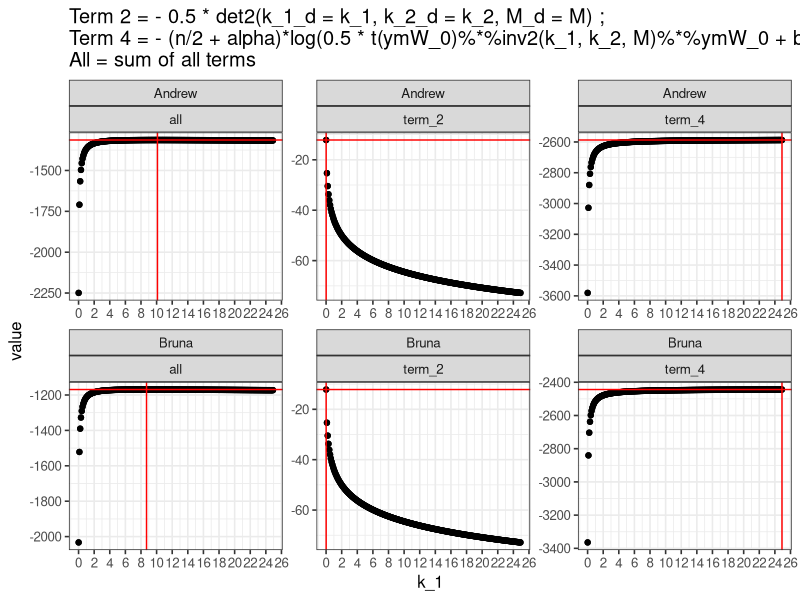
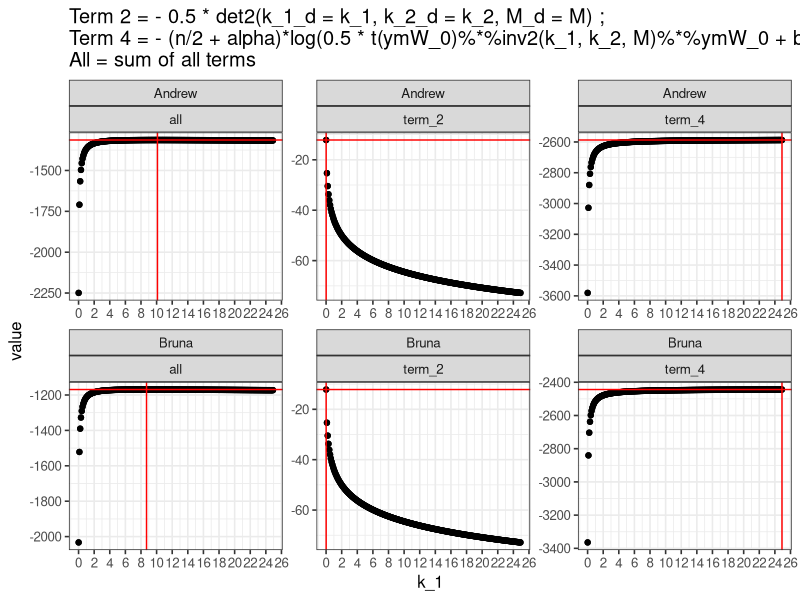

Source code (R) for these figures, in order:
library(tidyverse)
library(MASS)

det2 <- function(k_1_d, k_2_d, M_d) {
  n <- nrow(M_d)
  n_j <- colSums(M_d)
  tMM <- crossprod(x = M_d)
  Psi_tilde_inv <- diag(n) - M_d%*%diag(k_1_d/(1 + k_1_d*n_j))%*%t(M_d)
  return(log(k_2_d) + log(1/k_2_d + sum(Psi_tilde_inv)) + sum(log(1 + k_1_d*n_j)))
}

inv2 <- function(k_1, k_2, M) {
  n <- nrow(M)
  n_j <- colSums(M)
  Psi_tilde_inv <- diag(n) - M%*%diag(k_1/(1 + k_1*n_j))%*%t(M)
  k_3 <- 1/k_2 + sum(Psi_tilde_inv)
  Psi_row_sums <- rowSums(Psi_tilde_inv)
  Psi_col_sums <- colSums(Psi_tilde_inv)
  inv_M <- Psi_tilde_inv - tcrossprod(Psi_row_sums, Psi_col_sums) / k_3
  return(inv_M)
}

sim_y <- function(M, mu_mu = 0, taud = tau, k1d = k1, k2d = k2){
  n <- nrow(M)
  ones_n <- rep(1, n)
  MtM <- tcrossprod(x = M) # Note tcrossprod(X) computes X%*%t(X)
  tMM <- crossprod(x = M) # crossprod(X) computes t(X)%*%X
  W_1 <- k1d * MtM + k2d * tcrossprod(x = ones_n) + diag(n) 
  y <- mvrnorm(1, rep(mu_mu, n), W_1/taud)
  y
}

# Andrew's simulation function (depends on sim_y())
sim_a <- function(m, n = 1000, k1 = 8){
  alpha = 0.5; beta = 1; mu_mu = 0;  k2 = 10
  tau <- rgamma(1, 1/alpha, beta)
  alloc <- factor(sample(1:m, size = n, replace = TRUE))
  X1 <- runif(n)
  group_left  <- factor(alloc[X1 < 0.5])
  group_right <- factor(alloc[!(X1 < 0.5)])
  M_1_left    <- model.matrix(~ group_left - 1)
  M_1_right   <- model.matrix(~ group_right - 1)
  
  y_left <- sim_y(M_1_left, taud = tau, k1d = k1, k2d = k2)
  y_right <- sim_y(M_1_right, taud = tau, k1d = k1, k2d = k2)
  
  data <- data.frame(y = y_left, group = group_left, X1 = X1[X1 < 0.5]) %>% 
    bind_rows(data.frame(y = y_right, group = group_right, X1 = X1[!(X1 < 0.5)]))
  return(list(data = data, tau = tau)) 
}

# Bruna's simulation function
sim_b <- function(m, n = 1000, k1 = 8 ){
  alpha = 0.5; beta = 1; mu_mu = 0; k2 = 10
  alloc <- sample(1:m, size = n, replace = TRUE)
  X1 <- runif(n)
  tau <- rgamma(1, 1/alpha, beta) # 1.29
  mu <- rnorm(2, mu_mu, sqrt(k2/tau))
  
  muj_1 <- rnorm(m, mu[1], sqrt(k1/tau))
  muj_2 <- rnorm(m, mu[2], sqrt(k1/tau))
  
  y <- vector(length = n)
  for(i in 1:n) {
    curr_mean <- if(X1[i] < 0.5) { muj_1
    } else { muj_2 }
    y[i] <- rnorm(1, curr_mean[alloc[i]], sd = sqrt(1/tau))
  }
  data <- data.frame(X1, y, group = alloc) 
  return(list(data = data, tau = tau)) 
}

# Marginal distribution evalution function (with a stump)
ev_marg <- function(k_1, data, k_2 = 10, 
                    mu_mu = 0, alpha = 0.5, 
                    beta = 1){
  M <- model.matrix(~ factor(data$group) - 1)
  y <-  data$y
  n <- nrow(M)
  W_0 <- rep(mu_mu, n)
  ymW_0 <- y - W_0
  
  term_1 <- -(n/2)*log(2*pi)
  term_2 <- - 0.5 * det2(k_1_d = k_1, k_2_d = k_2, M_d = M)
  term_3 <- lgamma(n/2 + alpha)
  
  term_4 <- - (n/2 + alpha)*log(0.5 * t(ymW_0)%*%inv2(k_1, k_2, M)%*%ymW_0 + beta)
  all <- term_1 + term_3 + term_2 + term_4
  data.frame(term_1, term_2, term_3, term_4, all, k_1)
}

# True k1 = 8 
set.seed(2021)
data_a <- sim_a(m = 10, n = 1000)
data_b <- sim_b(m = 10, n = 1000)

k1_seq <- seq(0.01, 25, by = 0.1)
data_a <- data_a$data %>% 
  mutate(node = ifelse(X1 < 0.5, "l", "r")) %>% 
  split(.$node)

data_b <- data_b$data %>% 
  mutate(node = ifelse(X1 < 0.5, "l", "r")) %>% 
  split(.$node)
# Running the functional for a set of k1s and plotting 
ev_margs_a_l <- map_dfr(k1_seq, ev_marg, data = data_a$l)
ev_margs_a_r <- map_dfr(k1_seq, ev_marg, data = data_a$r)
ev_margs_b_l <- map_dfr(k1_seq, ev_marg, data = data_b$l)
ev_margs_b_r <- map_dfr(k1_seq, ev_marg, data = data_b$r)

ev_margs_a_l %>% mutate(node = "l", type = "Andrew") %>% 
  bind_rows(ev_margs_a_r %>% mutate(node = "r", type = "Andrew")) %>% 
  bind_rows(ev_margs_b_l %>% mutate(node = "l", type = "Bruna") %>% 
              bind_rows(ev_margs_b_r %>% mutate(node = "r", type = "Bruna"))) %>% 
  gather(key, value, -k_1, -type, -node) %>%
  group_by(k_1, type, key) %>% 
  mutate(value = sum(value)) %>% 
  
  filter(!str_detect(key, "1|3")) %>% 
  group_by(type, key) %>% 
  mutate(m = max(value), 
         k_1_max = ifelse(value == m, k_1, NA)) %>% 
  ggplot(aes(k_1, value)) +
  facet_wrap(type~key, scales = 'free', ncol = 3) +
  geom_point() +
  geom_hline(aes(yintercept = m), colour = "red") +
  geom_vline(aes(xintercept = k_1_max), colour = "red") +
  scale_x_continuous(breaks = scales::pretty_breaks(10)) +
  labs(title = "Term 2 = - 0.5 * det2(k_1_d = k_1, k_2_d = k_2, M_d = M) ; 
Term 4 = - (n/2 + alpha)*log(0.5 * t(ymW_0)%*%inv2(k_1, k_2, M)%*%ymW_0 + beta);
All = sum of all terms") +
  theme_bw(12) 

ggsave(file = "results/ll_k1_terms.png", 
       height = 6, width = 10)


